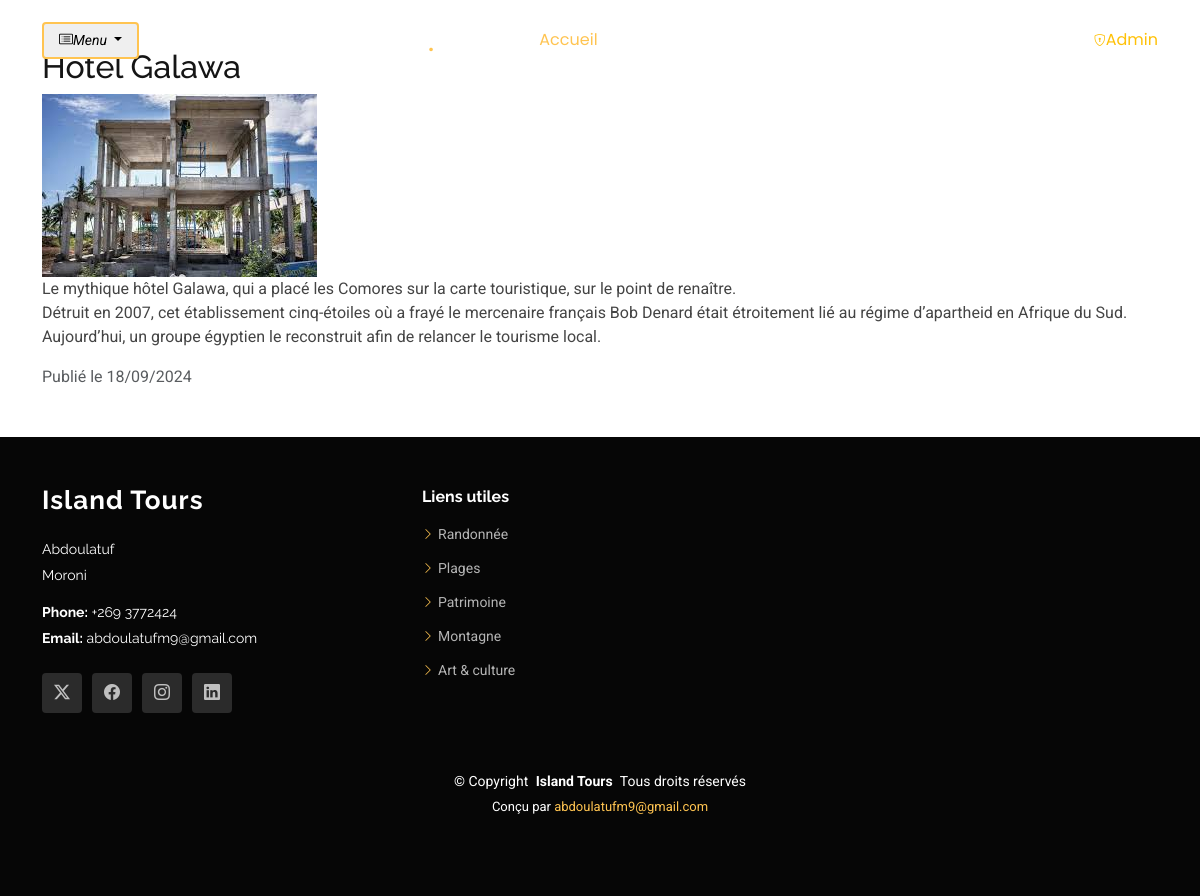
The app's page /voir_actualite.php?id=1 (signed in) with its own data.
### tables this page shows
CREATE TABLE `actualites` (
  `id` int(11) NOT NULL,
  `titre` varchar(255) NOT NULL,
  `contenu` text NOT NULL,
  `date_publication` datetime DEFAULT current_timestamp(),
  `auteur` varchar(100) NOT NULL,
  `image` varchar(255) NOT NULL
);

### classes/Database.php (called while the page is built, shortened)
<?php
class Database
{
    public $pdo;
    public function __construct()
    {
        try {
            $this->pdo = new PDO("mysql:host=localhost;dbname=db_circuit", "root", "");
            $this->pdo->setAttribute(PDO::ATTR_ERRMODE, PDO::ERRMODE_EXCEPTION);
        } catch (PDOException $e) {
            die("Erreur de connexion à la base de données : " . $e->getMessage());
        }
    }
    public function prepare($sql)
    {
        return $this->pdo->prepare($sql);
    }
}

### voir_actualite.php (the view, shortened to what this page needs)
<?php
include_once 'inc/header.php';
$db = new Database();
$actualite = new Actualite($db);
$id = $_GET['id'] ?? null;
if ($id) {
    $sql = "SELECT * FROM actualites WHERE id = :id";
    $stmt = $db->prepare($sql);
    $stmt->bindParam(':id', $id, PDO::PARAM_INT);
    $stmt->execute();
    $actualite = $stmt->fetch(PDO::FETCH_OBJ);
} else {
    echo "ID d'actualité manquant.";
    exit();
}
?>
<div class="container my-5">
    <h2><?php echo htmlspecialchars($actualite->titre); ?></h2>
    <?php if (!empty($actualite->image)) { ?>
        <img src="<?php echo htmlspecialchars($actualite->image); ?>" class="img-fluid" alt="Image de l'actualité">
    <?php } ?>
    <p><?php echo nl2br(htmlspecialchars($actualite->contenu)); ?></p>
    <p class="text-muted">Publié le <?php echo date('d/m/Y', strtotime($actualite->date_publication)); ?></p>
</div>
<?php
include_once 'inc/footer.php';
?>

### assets/css/main.css (style rules this page uses)
:root { --default-font: "Roboto", system-ui, -apple-system, "Segoe UI", Roboto, "Helvetica Neue", Arial, "Noto Sans", "Liberation Sans", sans-serif, "Apple Color Emoji", "Segoe UI Emoji", "Segoe UI Symbol", "Noto Color Emoji"; --heading-font: "Raleway", sans-serif; --nav-font: "Poppins", sans-serif; }
:root { --background-color: #ffffff; --default-color: #444444; --heading-color: #151515; --accent-color: #ffc451; --surface-color: #ffffff; --contrast-color: #312f2f; }
:root { --nav-color: rgba(255, 255, 255, 0.905); --nav-hover-color: #ffc451; --nav-mobile-background-color: #ffffff; --nav-dropdown-background-color: #ffffff; --nav-dropdown-color: #212529; --nav-dropdown-hover-color: #ffc451; }
:root { scroll-behavior: smooth; }
body { color: var(--default-color); background-color: var(--background-color); font-family: var(--default-font); }
h1, h2, h3, h4, h5, h6 { color: var(--heading-color); font-family: var(--heading-font); }

### records on screen
actualites: titre "Hôtel Galawa", image (picture), contenu "Le mythique hôtel Galawa, qui a placé les Comores sur la carte touristique, sur le point de renaître. Détruit en 2007, cet établissement cinq-étoiles où a frayé le mercenaire français Bob Denard était étroitement lié au régime d’apartheid en Afrique du Sud. Aujourd’hui, un groupe égyptien le reconstruit afin de relancer le tourisme local.", date_publication "18/09/2024"
